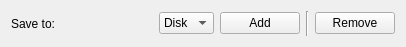
<?xml version="1.0" encoding="UTF-8"?>
<ui version="4.0">
 <class>Form</class>
 <widget class="QWidget" name="Form">
  <property name="geometry">
   <rect>
    <x>0</x>
    <y>0</y>
    <width>406</width>
    <height>47</height>
   </rect>
  </property>
  <property name="sizePolicy">
   <sizepolicy hsizetype="Preferred" vsizetype="Fixed">
    <horstretch>0</horstretch>
    <verstretch>0</verstretch>
   </sizepolicy>
  </property>
  <property name="windowTitle">
   <string>Form</string>
  </property>
  <layout class="QHBoxLayout" name="horizontalLayout">
   <item>
    <widget class="QLabel" name="label_25">
     <property name="text">
      <string>Save to:</string>
     </property>
    </widget>
   </item>
   <item>
    <spacer name="horizontalSpacer_7">
     <property name="orientation">
      <enum>Qt::Horizontal</enum>
     </property>
     <property name="sizeHint" stdset="0">
      <size>
       <width>58</width>
       <height>20</height>
      </size>
     </property>
    </spacer>
   </item>
   <item>
    <widget class="QComboBox" name="cb_save_to">
     <item>
      <property name="text">
       <string>Disk</string>
      </property>
     </item>
     <item>
      <property name="text">
       <string>Web</string>
      </property>
     </item>
    </widget>
   </item>
   <item>
    <widget class="QPushButton" name="pb_add_save">
     <property name="text">
      <string>Add</string>
     </property>
    </widget>
   </item>
   <item>
    <widget class="Line" name="line">
     <property name="sizePolicy">
      <sizepolicy hsizetype="Fixed" vsizetype="Preferred">
       <horstretch>0</horstretch>
       <verstretch>0</verstretch>
      </sizepolicy>
     </property>
     <property name="orientation">
      <enum>Qt::Vertical</enum>
     </property>
    </widget>
   </item>
   <item>
    <widget class="QPushButton" name="pb_remove_save">
     <property name="text">
      <string>Remove</string>
     </property>
    </widget>
   </item>
  </layout>
 </widget>
 <resources/>
 <connections/>
</ui>
